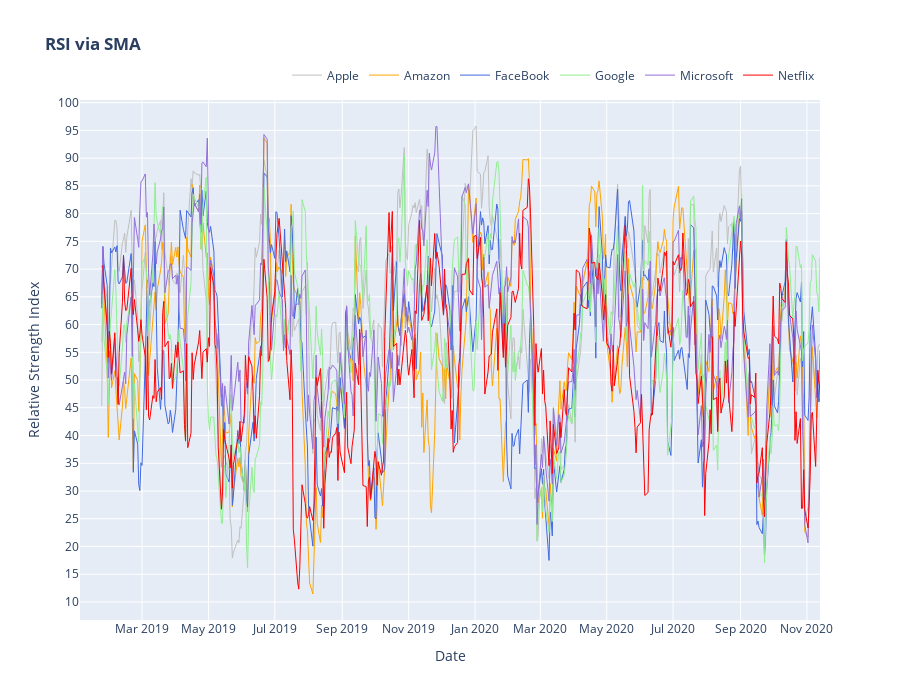

Notebook code cell kept with this figure:
### Code cell
print(RSI2.tail())

#plot
fig = go.Figure()

#create lines/traces
fig.add_trace(go.Scatter(x=RSI2['Date'], y=RSI2['AAPL'],
                    mode='lines',
                    name='Apple',
                    line=dict(color="Silver", width=1),))
fig.add_trace(go.Scatter(x=RSI2['Date'], y=RSI2['AMZN'],
                    mode='lines',
                    name='Amazon',
                    line=dict(color="orange", width=1),))
fig.add_trace(go.Scatter(x=RSI2['Date'], y=RSI2['FB'],
                    mode='lines',
                    name='FaceBook',
                    line=dict(color="royalblue", width=1),))
fig.add_trace(go.Scatter(x=RSI2['Date'], y=RSI2['GOOGL'],
                    mode='lines',
                    name='Google',
                    line=dict(color="LightGreen", width=1),))
fig.add_trace(go.Scatter(x=RSI2['Date'], y=RSI2['MSFT'],
                    mode='lines',
                    name='Microsoft',
                    line=dict(color="MediumPurple", width=1),))
fig.add_trace(go.Scatter(x=RSI2['Date'], y=RSI2['NFLX'],
                    mode='lines',
                    name='Netflix',
                    line=dict(color="Red", width=1),))

#update axis ticks
fig.update_yaxes(nticks=20)
fig.update_xaxes(nticks=12)

#update layout
fig.update_layout(title="<b>RSI via SMA</b>"
                 , height = 700
                 , xaxis_title='Date'
                 , yaxis_title='Relative Strength Index'
                 , template = "plotly" #['ggplot2', 'seaborn', 'simple_white', 'plotly', 'plotly_white', 'plotly_dark']
                 )

#update legend
fig.update_layout(legend=dict(
    orientation="h",
    yanchor="bottom",
    y=1.02,
    xanchor="right",
    x=1
))

fig.show()

### Figure 1 — Plotly figure (JSON) as saved in the notebook; plotly's stock layout.template omitted (floating-point values rounded to 4 significant figures; data arrays with more than 128 entries replaced by an {"elided": "..."} marker saying what was removed)
{"data": [{"line": {"color": "Silver", "width": 1}, "mode": "lines", "name": "Apple", "type": "scatter", "x": {"elided": "472 str values"}, "y": {"elided": "472 float values"}}, {"line": {"color": "orange", "width": 1}, "mode": "lines", "name": "Amazon", "type": "scatter", "x": {"elided": "472 str values"}, "y": {"elided": "472 float values"}}, {"line": {"color": "royalblue", "width": 1}, "mode": "lines", "name": "FaceBook", "type": "scatter", "x": {"elided": "472 str values"}, "y": {"elided": "472 float values"}}, {"line": {"color": "LightGreen", "width": 1}, "mode": "lines", "name": "Google", "type": "scatter", "x": {"elided": "472 str values"}, "y": {"elided": "472 float values"}}, {"line": {"color": "MediumPurple", "width": 1}, "mode": "lines", "name": "Microsoft", "type": "scatter", "x": {"elided": "472 str values"}, "y": {"elided": "472 float values"}}, {"line": {"color": "Red", "width": 1}, "mode": "lines", "name": "Netflix", "type": "scatter", "x": {"elided": "472 str values"}, "y": {"elided": "472 float values"}}], "layout": {"height": 700, "legend": {"orientation": "h", "x": 1, "xanchor": "right", "y": 1.02, "yanchor": "bottom"}, "title": {"text": "<b>RSI via SMA</b>"}, "xaxis": {"nticks": 12, "title": {"text": "Date"}}, "yaxis": {"nticks": 20, "title": {"text": "Relative Strength Index"}}}}
